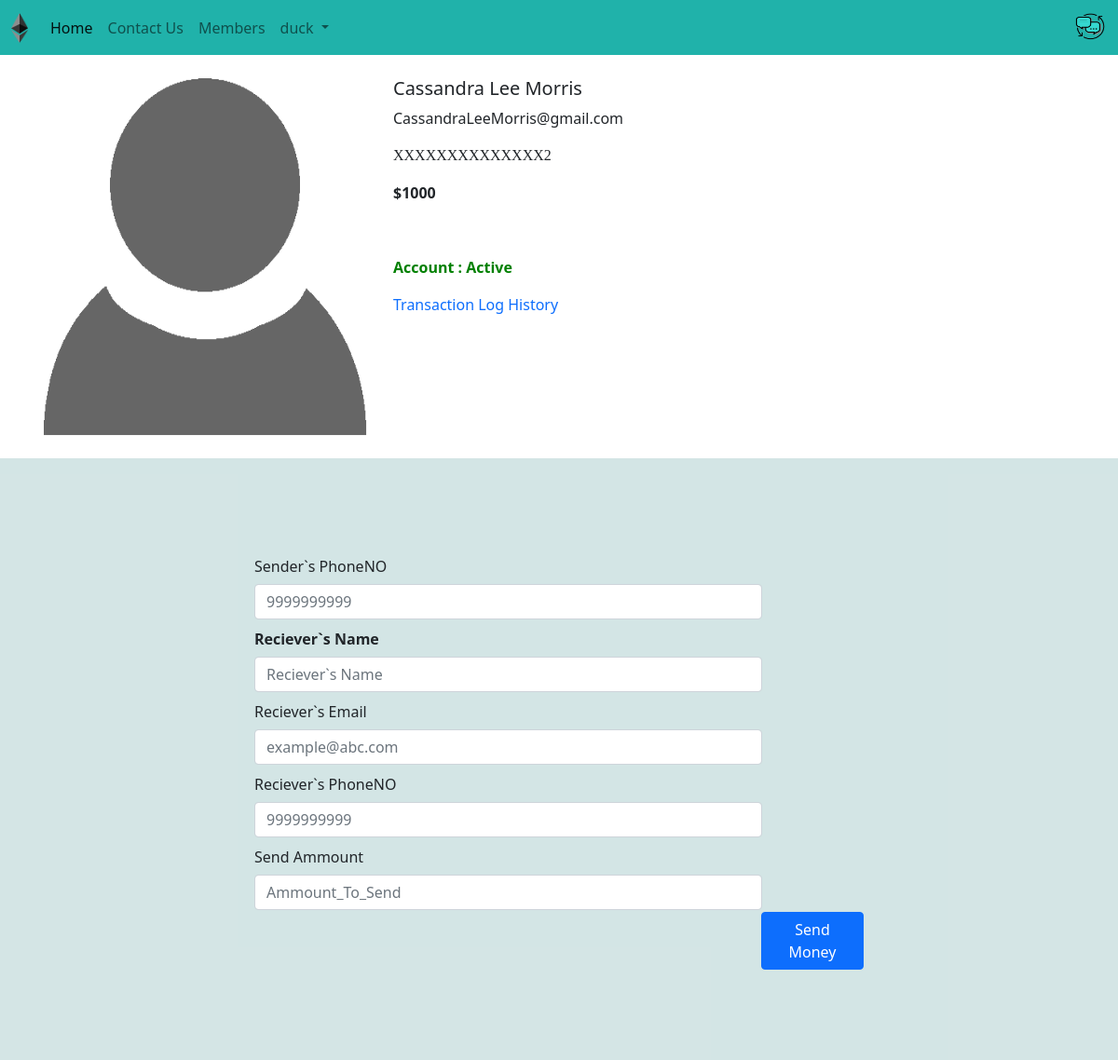
/customer/2 (signed in), run on the app's committed database.
### Bank/models.py (models this page shows, shortened)
class CustomerAccount(models.Model):
    name=models.CharField(max_length=30)
    email=models.CharField(max_length=30,null=True, blank=True)
    account_active=models.BooleanField(default=True)
    image=models.ImageField(upload_to='media/', default="Image003.png")
    totalbalance=models.IntegerField(default=1000)
    phoneno=models.CharField(max_length=11,blank=True)

### Bank/views.py (the view)
# urls.py: path('customer/<int:acc>', views.Member, name='ViewMemberdetails'),
def Member(request,acc): #register function
    member= CustomerAccount.objects.get(id=acc)
    print("------------>",request.user.username)
    if (request.user.username!=(None or "")):
        if request.method=="POST":
            rname=request.POST.get("rname")
            if (rname in CustomerAccount.objects.values('name')):
                remail=request.POST.get("rEmail")
                if (remail in member.email):
                    sname=request.user.username
                    semail=request.user.username+'@gmail.com'
                    sphone=request.POST.get('sphoneno')
                    rphone=request.POST.get("rphoneno")
                    if(rphone in member.phoneno and sphone in member.phoneno):
                        sammount=request.POST.get('sammount')
                        if (member.totalbalance >sammount):
                            transfer_detail=transectiondetail(recievername=rname,recieveremail=remail,sendername=sname,senderemail=semail,deducted_amt=sammount,account_balance=(member.totalbalance-sammount))
                            transfer_detail.save()
                            member1=CustomerAccount.objects.get(name=rname) # Reciever`s id
                            print(member1)
                            member1.totalbalance=(member1.totalbalance+sammount)
                            member2=CustomerAccount.objects.get(name=sname) # Sender`s id
                            print(member2)
                            member2.totalbalance=(member1.totalbalance-sammount)
                            try:
                                member1.save() #    <----------------,
                                member2.save() #    <----------------'............(save them in the database)
                            except:
                                print("Got an Error in Saveing particular element of the database")
                        else:
                            return(HttpResponse('not enough balance'))
                    else:
                        return(HttpResponse('Phone invalid'))
                else:
                    return(HttpResponse('Email invalid'))
            else:
                return (render(request, 'Member.html', {'memberDetail':{'name':'Invalid transaction detail','email':'Please  Check your details and Try Again'}}))
    else:
        return(HttpResponse("<b>please Login <br>To make any Transactions...</b>"))
    return (render(request, 'Member.html', {'memberDetail':member,'username':request.user.username}))

### template/Member.html (shortened to what this page needs)
{% extends 'Basic.html' %}
{% block username %}{{username}}{% endblock username %}
{% block body %}
<div class="container my-4">
    <div class="row">
    <div class="col-md-4">
    <div class="row">
        <img src="{{memberDetail.image}}" width="233px" height="385px">
    </div>
    </div>
    <div class="col-md-8">
        <h5>{{memberDetail.name}}</h5>
        <p>{{memberDetail.email}}</p>
        <p style="font-family: -webkit-pictograph; font-weight: 100;">XXXXXXXXXXXXXX{{memberDetail.id}}</p>
        <p><b>${{memberDetail.totalbalance}} </b></p><br>
        <p>{% if memberDetail.account_active == True %}
          <div class="Account_status" style="color:Green;font-weight: bold;">Account : Active</div>
          {% else %}
          <div class="Account_status" style="color:Red;font-weight: bold;">Account : Inactive</div>
          {% endif %}
        </p>
        <div class="transactionLog">
                <a href="/transacton_history/{{memberDetail.name}}" style="text-decoration: none;text-decoration-color: coral;">Transaction Log History</a>
        </div>
    </div>
    </div>
</div>
<div class="transaction-form">
<form method="POST" style="padding:17rem; padding-block:6rem; background-color: #5f9ea045;">
    <table>
    <tr>
        <td>
            <label for="inputEmail3" class="col-sm-4 col-form-label">Sender`s PhoneNO</label>
            <div class="col-sm-10">
            <input type="text" class="form-control" id="sphoneno" name="sphoneno" placeholder="9999999999">
        </div>
        </td>
    </tr>
    <tr>
        <th>
            <label for="inputEmail3" class="col-sm-4 col-form-label">Reciever`s Name</label>
            <div class="col-sm-10">
            <input type="text" class="form-control" id="rname" name="rname" placeholder="Reciever`s Name">
        </div>
        </th>
    </tr>
    <tr>
        <td>
            <label for="inputEmail3" class="col-sm-4 col-form-label">Reciever`s Email</label>
            <div class="col-sm-10">
            <input type="email" class="form-control" id="remail" name="remail" placeholder="example@abc.com">
        </div>
        </td>
    </tr>
    <tr>
        <td>
            <label for="inputEmail3" class="col-sm-4 col-form-label">Reciever`s PhoneNO</label>
            <div class="col-sm-10">
            <input type="text" class="form-control" id="rphoneno" name="rphoneno" placeholder="9999999999">
            </div>
        </td>
    </tr>
    <tr>
    <tr>
        <td>
            <label for="inputEmail3" class="col-sm-4 col-form-label">Send Ammount</label>
            <div class="col-sm-10">
            <input type="text" class="form-control" id="sammount" name="sammount" placeholder="Ammount_To_Send">
            </div>
        </td>
    </tr>
    <tr>
        <td>
            <button type="submit" class="btn btn-primary" style="margin-left:34rem" value="OK"> Send Money </button>
        </td>
    </tr>
  </table>
</form>
</div>
{% endblock body %}

### data on the page
CustomerAccount: image (picture), name "Cassandra Lee Morris", email "CassandraLeeMorris@gmail.com", id "2", totalbalance "1000"

### other printed values
{{ username }} "duck"
